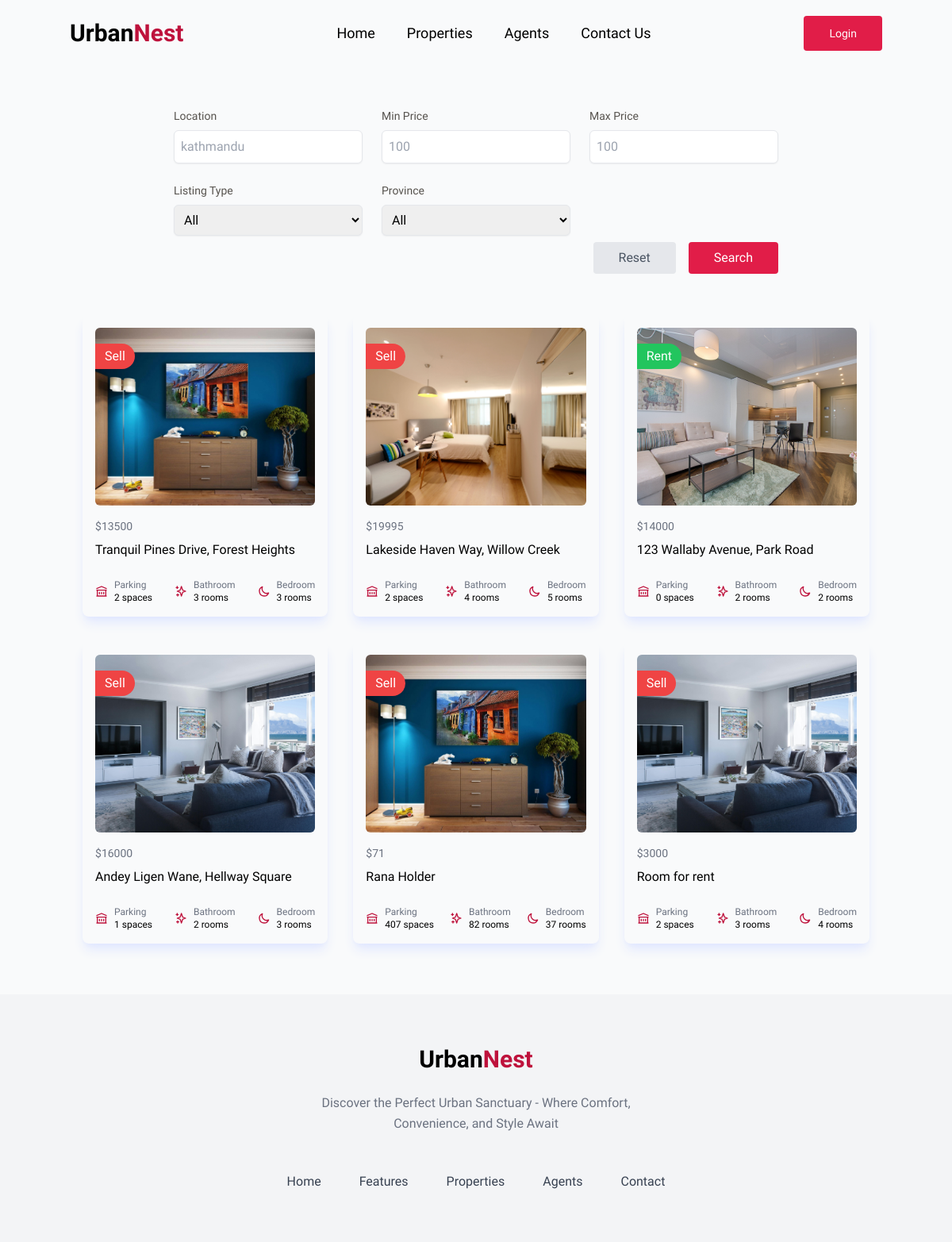
Before: /properties/ with the older database file.
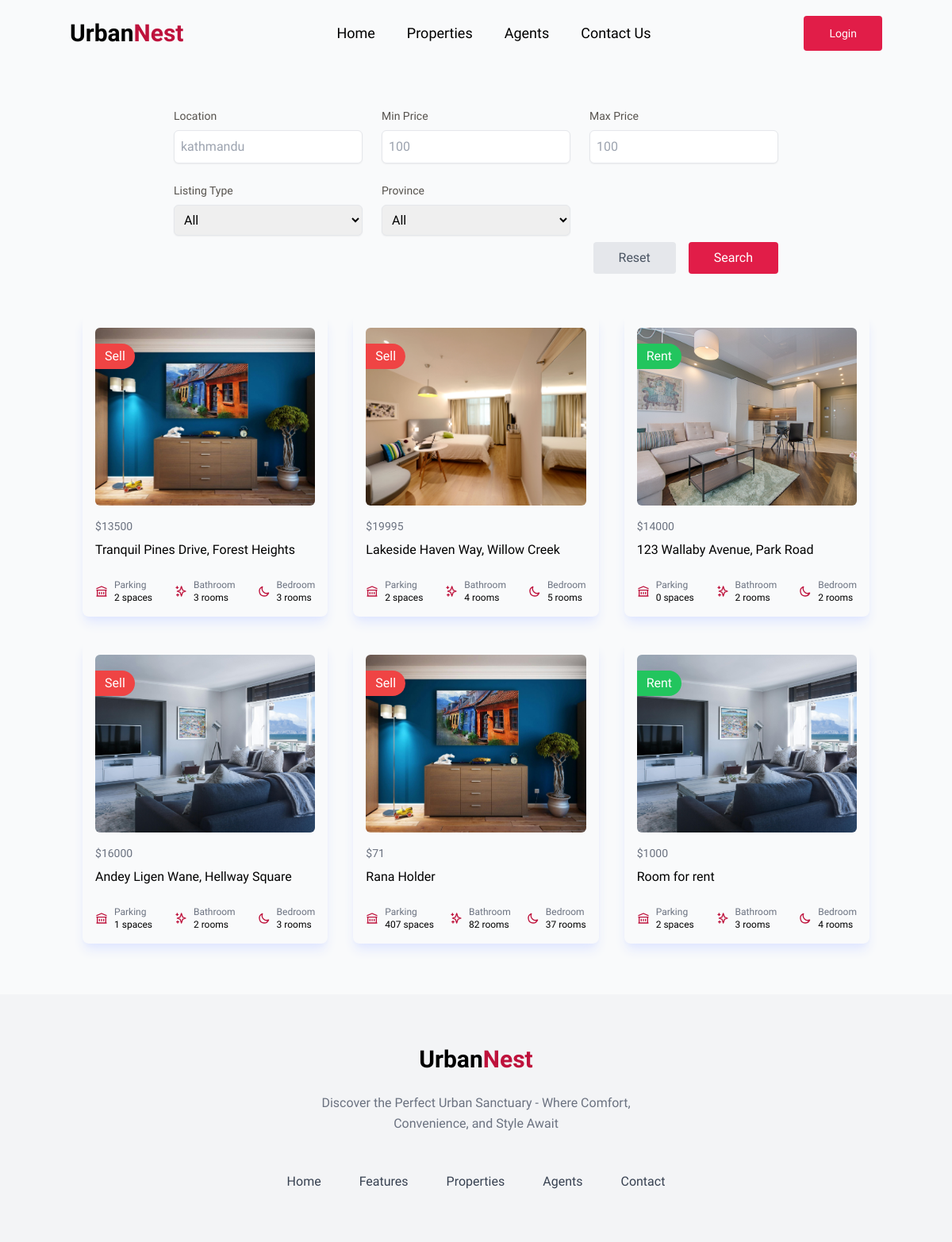
After: the same page with the newer database file.
### spacenest/models.py (models this page shows, shortened)
class Property(models.Model):
    PROVINCE_CHOICES = [
        ("koshi", _("Koshi Province")),
        ("madhesh", _("Madhesh Province")),
        ("bagmati", _("Bagmati Province")),
        ("gandaki", _("Gandaki Province")),
        ("lumbini", _("Lumbini Province")),
        ("karnali", _("Karnali Province")),
        ("sudurpashchim", _("Sudurpashchim Province")),
    ]
    LISTING_TYPE_CHOICES = [
        ("sell", _("Sell")),
        ("rent", _("Rent")),
    ]
    id = models.CharField(
        _("ID"), primary_key=True, max_length=22, default=shortuuid.uuid, editable=False
    )
    name = models.CharField(_("Property Name"), max_length=200)
    location = models.CharField(_("Location"), max_length=200)
    province = models.CharField(_("Province"), max_length=200, choices=PROVINCE_CHOICES)
    listing_type = models.CharField(
        _("Listing Type"), max_length=20, choices=LISTING_TYPE_CHOICES
    )
    description = models.TextField(null=True, blank=True)
    price = models.PositiveIntegerField(_("Price"))
    property_image = models.ImageField(
        _("Property Image"),
        upload_to="property/",
        default="property/default.jpg",
        null=True,
        blank=True,
    )
    owner = models.ForeignKey(User, on_delete=models.CASCADE, verbose_name=_("Owner"))
    parking = models.PositiveIntegerField(_("Parking Space"), default=0)
    bathroom = models.PositiveIntegerField(_("Bathroom"), default=0)
    bedroom = models.PositiveIntegerField(_("Bedroom"), default=0)
    class Meta:
        verbose_name_plural = "Properties"

### spacenest/views.py (the view)
# urls.py: path("properties/", property_list, name="properties"),
def property_list(request):
    properties = Property.objects.values_list(
        "id",
        "name",
        "listing_type",
        "price",
        "property_image",
        "parking",
        "bathroom",
        "bedroom",
    )
    if request.method == "GET":
        location = request.GET.get("location")
        min_price = request.GET.get("min-price")
        max_price = request.GET.get("max-price")
        listing_type = request.GET.get("listing-type")
        province = request.GET.get("province")
        filters = Q()
        if location:
            filters &= Q(location__icontains=location)
        if min_price:
            filters &= Q(price__gte=min_price)
        if max_price:
            filters &= Q(price__lte=max_price)
        if listing_type and listing_type != "all":
            filters &= Q(listing_type=listing_type)
        if province and province != "all":
            filters &= Q(province=province)
        properties = Property.objects.filter(filters)
    context = {"properties": properties}
    return render(request, "spacenest/properties.html", context)

### spacenest/context_processors.py (called while the page is built)
def inbox(request):
    mails = None
    if request.user.is_authenticated:
        try:
            mails = Mailbox.objects.filter(receiver=request.user)
            return {"mails": mails}
        except Mailbox.DoesNotExist:
            return {"mails": 0}
    return {"mails": mails}

### spacenest/templates/spacenest/properties.html (shortened to what this page needs)
{% extends "main.html" %} {% block content %} {% load static %}
<section class="container mx-auto mt-5 mb-16">
  <div class=" flex items-center justify-center gap-4 text-center">
    <div class="m-2 max-w-screen-lg">
      <form action="" class="p-6">
        <div class=" grid grid-cols-1 gap-6 md:grid-cols-2 lg:grid-cols-3 xl:grid-cols-5 ">
          <div class="flex flex-col">
            <label for="location" class="text-left text-stone-600 text-sm font-medium">Location</label>
            <input type="text" name="location" id="location" name="location" placeholder="kathmandu"
              class="mt-2 block w-full rounded-md border border-gray-200 px-2 py-2 shadow-sm outline-none focus:border-blue-500 focus:ring focus:ring-blue-200 focus:ring-opacity-50" />
          </div>
          <div class="flex flex-col">
            <label for="min-price" class="text-left text-stone-600 text-sm font-medium">Min Price</label>
            <input type="number" min="0" id="min-price" name="min-price" placeholder="100"
              class="mt-2 block w-full rounded-md border border-gray-200 px-2 py-2 shadow-sm outline-none focus:border-blue-500 focus:ring focus:ring-blue-200 focus:ring-opacity-50" />
          </div>
          <div class="flex flex-col">
            <label for="max-price" class="text-left text-stone-600 text-sm font-medium">Max Price</label>
            <input type="number" min="0" id="max-price" name="max-price" placeholder="100"
              class="mt-2 block w-full rounded-md border border-gray-200 px-2 py-2 shadow-sm outline-none focus:border-blue-500 focus:ring focus:ring-blue-200 focus:ring-opacity-50" />
          </div>
          <div class="flex flex-col">
            <label for="status" class="text-left text-stone-600 text-sm font-medium">Listing Type</label>
            <select id="status" name="listing-type"
              class="mt-2 block w-full rounded-md border border-gray-200 px-2 py-2 shadow-sm outline-none focus:border-blue-500 focus:ring focus:ring-blue-200 focus:ring-opacity-50">
              <option value="all">All</option>
            </select>
          </div>
          <div class="flex flex-col">
            <label for="status" class="text-left text-stone-600 text-sm font-medium">Province</label>
            <select id="status" name="province"
              class="mt-2 block w-full rounded-md border border-gray-200 px-2 py-2 shadow-sm outline-none focus:border-blue-500 focus:ring focus:ring-blue-200 focus:ring-opacity-50">
              <option value="all">All</option>
            </select>
          </div>
        </div>
        <div class="grid w-full mt-2 grid-cols-2 justify-end space-x-4 md:flex">
          <button type="reset"
            class="active:scale-95 rounded bg-gray-200 px-8 py-2 font-medium text-gray-600 outline-none focus:ring hover:opacity-90">
            Reset
          </button>
          <button type="submit"
          name="search"
            class="active:scale-95 rounded bg-rose-600 px-8 py-2 font-medium text-white outline-none focus:ring hover:opacity-90">
            Search
          </button>
        </div>
      </form>
    </div>
  </div>
  <div class="grid lg:grid-cols-3 gap-8 px-4 my-5">
    {% for property in properties %}
    <div class="block rounded-lg p-4 shadow-lg shadow-indigo-100 overflow-hidden relative">
      <span class="px-3 absolute mt-5 text-white rounded-r-full py-1 {% if property.listing_type == 'sell' %}bg-red-500{% else %}bg-green-500{% endif %} capitalize">{{property.listing_type}}</span>
      <a href="{% url 'property' property.id %}">
      <img alt="" src="{{property.property_image.url}}" class="h-56 w-full rounded-md object-cover" />
      </a>
      <div class="mt-2">
        <dl>
          <div class="flex items-center justify-between py-2">
            <dd class="text-sm text-gray-500">${{property.price}}</dd>
          </div>
          <div>
            <a href="{% url 'property' property.id %}">
            <dd class="font-medium">{{property.name}}</dd>
            </a>
          </div>
        </dl>
        <div class="mt-6 flex items-center justify-between text-xs">
          <div class="sm:inline-flex sm:shrink-0 sm:items-center sm:gap-2">
            <svg class="size-4 text-rose-700" xmlns="http://www.w3.org/2000/svg" fill="none" viewBox="0 0 24 24"
              stroke="currentColor">
              <path stroke-linecap="round" stroke-linejoin="round" stroke-width="2"
                d="M8 14v3m4-3v3m4-3v3M3 21h18M3 10h18M3 7l9-4 9 4M4 10h16v11H4V10z" />
            </svg>
            <div class="mt-1.5 sm:mt-0">
              <p class="text-gray-500">Parking</p>
              <p class="font-medium">{{property.parking}} spaces</p>
            </div>
          </div>
          <div class="sm:inline-flex sm:shrink-0 sm:items-center sm:gap-2">
            <svg class="size-4 text-rose-700" xmlns="http://www.w3.org/2000/svg" fill="none" viewBox="0 0 24 24"
              stroke="currentColor">
              <path stroke-linecap="round" stroke-linejoin="round" stroke-width="2"
                d="M5 3v4M3 5h4M6 17v4m-2-2h4m5-16l2.286 6.857L21 12l-5.714 2.143L13 21l-2.286-6.857L5 12l5.714-2.143L13 3z" />
            </svg>
            <div class="mt-1.5 sm:mt-0">
              <p class="text-gray-500">Bathroom</p>
              <p class="font-medium">{{property.bathroom}} rooms</p>
            </div>
          </div>
          <div class="sm:inline-flex sm:shrink-0 sm:items-center sm:gap-2">
            <svg class="size-4 text-rose-700" xmlns="http://www.w3.org/2000/svg" fill="none" viewBox="0 0 24 24"
              stroke="currentColor">
              <path stroke-linecap="round" stroke-linejoin="round" stroke-width="2"
                d="M20.354 15.354A9 9 0 018.646 3.646 9.003 9.003 0 0012 21a9.003 9.003 0 008.354-5.646z" />
            </svg>
            <div class="mt-1.5 sm:mt-0">
              <p class="text-gray-500">Bedroom</p>
              <p class="font-medium">{{property.bedroom}} rooms</p>
            </div>
          </div>
        </div>
      </div>
    </div>
    {% endfor %}
  </div>
</section>
{% endblock content %}

### templates/main.html (shortened to what this page needs)
<!DOCTYPE html>
<html>
  <head>
    <link
      href="https://fonts.bunny.net/css?family=lexend:300,400,500,600,700,800,900"
      rel="stylesheet"
    />
    <script src="https://cdn.tailwindcss.com"></script>
  </head>
  <body
  class="bg-gray-50 flex flex-col min-h-screen"
  style="font-family: 'Lexend', sans-serif"
  >
    {% include "navbar.html" %}
    <main class="flex-1">{% block content %}{% endblock content %}</main>
    {% include "footer.html" %}
  </body>
</html>

### templates/navbar.html (shortened to what this page needs)
<nav class="container mx-auto flex items-center justify-between py-5">
  <div class="text-3xl font-bold cursor-pointer"><a href="{% url 'index' %}">Urban<span class="text-rose-700 ">Nest</span></a></div>
  <div>
    <ul class="flex items-center text-lg gap-10 hidden lg:flex">
      <li>
        <a href="{% url 'index' %}" class="cursor-pointer">Home</a>
      </li>
      <li><a href="{% url 'properties' %}" class="cursor-pointer">Properties</a></li>
      <li><a href="{% url 'agents' %}" class="cursor-pointer">Agents</a></li>
      <li><a href="{% url 'contact' %}" class="cursor-pointer">Contact Us</a></li>
    </ul>
  </div>
  <div class="flex items-center gap-10">
    {% if request.user.is_authenticated %}
    <div class="relative">
        <p
        id="dropdown-toggle"
          class="px-4 py-2 text-sm/none text-gray-600 hover:bg-gray-50 hover:text-gray-700 cursor-pointer"
        >
          {{request.user.full_name}}
    </p>
      <div
      id="dropdown-items"
        class="absolute hidden end-0 z-10 mt-2 w-56 divide-y divide-gray-100 rounded-md border border-gray-100 bg-white shadow-lg"
        role="menu"
      >
        <div class="p-2">
          {% if request.user.is_agent %}
          <a
          href="{% url "add-property" %}"
          class="block rounded-lg px-4 py-2 text-sm text-gray-500 hover:bg-gray-50 hover:text-gray-700"
          role="menuitem"
          >
          Add Property
        </a>
          <a
          href="{% url 'my_properties' %}"
          class="block rounded-lg px-4 py-2 text-sm text-gray-500 hover:bg-gray-50 hover:text-gray-700"
          role="menuitem"
          >
          My Properties
        </a>
        {% else %}
        <a
          href="{% url "pricing" %}"
          class="block rounded-lg px-4 py-2 text-sm text-gray-500 hover:bg-gray-50 hover:text-gray-700"
          role="menuitem"
          >
          Become an Agent
        </a>
        {% endif %}
          <a
            href="{% url "edit-profile" %}"
            class="block rounded-lg px-4 py-2 text-sm text-gray-500 hover:bg-gray-50 hover:text-gray-700"
            role="menuitem"
          >
           Edit Profile
          </a>
          <a
            href="{% url "favourites" %}"
            class="block rounded-lg px-4 py-2 text-sm text-gray-500 hover:bg-gray-50 hover:text-gray-700"
            role="menuitem"
          >
            Favourites
          </a>
          <a
            href="{% url "inbox" %}"
            class="block rounded-lg px-4 py-2 text-sm text-gray-500 hover:bg-gray-50 hover:text-gray-700"
            role="menuitem"
          >
            Inbox
          </a>
          <hr>
          <a
          href="{% url 'logout' %}"
          class="block rounded-lg px-4 py-2 text-sm text-red-700 hover:bg-red-50 hover:text-red-700"
          role="menuitem"
          >
            Logout
          </a>
        </div>
      </div>
    </div>
    {% else %}
    <a class="group relative inline-flex items-center overflow-hidden rounded bg-rose-600 px-8 py-3 text-white focus:outline-none focus:ring active:bg-rose-500"
      href="{% url 'login' %}">
      <span class="text-sm font-medium transition-all group-hover:ms-4">Login</span>
    </a>
    {% endif %}
  </div>
</nav>

### templates/footer.html
<footer class="bg-gray-100">
    <div class="mx-auto max-w-5xl px-4 py-16 sm:px-6 lg:px-8">
      <div class="flex justify-center">
        <div class="text-3xl font-bold cursor-pointer">Urban<span class="text-rose-700 ">Nest</span></div>
      </div>
      <p class="mx-auto mt-6 max-w-md text-center leading-relaxed text-gray-500">
        Discover the Perfect Urban Sanctuary - Where Comfort, Convenience, and Style Await
      </p>
      <ul class="mt-12 flex flex-wrap justify-center gap-6 md:gap-8 lg:gap-12">
        <li>
          <a class="text-gray-700 transition hover:text-gray-700/75" href="#"> Home </a>
        </li>
        <li>
          <a class="text-gray-700 transition hover:text-gray-700/75" href="#"> Features </a>
        </li>
        <li>
          <a class="text-gray-700 transition hover:text-gray-700/75" href="#"> Properties </a>
        </li>
        <li>
          <a class="text-gray-700 transition hover:text-gray-700/75" href="#"> Agents </a>
        </li>
        <li>
          <a class="text-gray-700 transition hover:text-gray-700/75" href="#"> Contact </a>
        </li>
      </ul>
    </div>
  </footer>

Changed rows visible on the page:
removed Property: listing_type "Sell", property_image (picture), price "3000", name "Room for rent", parking "2", bathroom "3", bedroom "4"
added Property: listing_type "Rent", property_image (picture), price "1000", name "Room for rent", parking "2", bathroom "3", bedroom "4"
